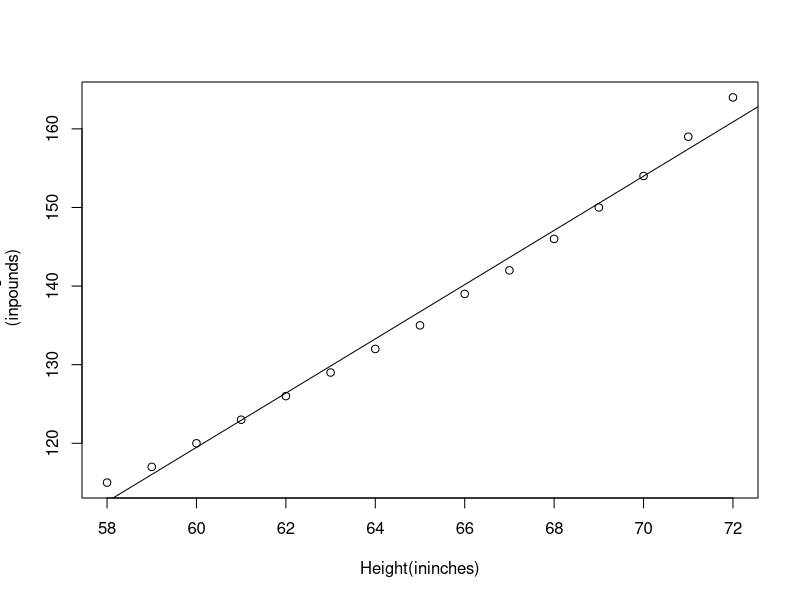
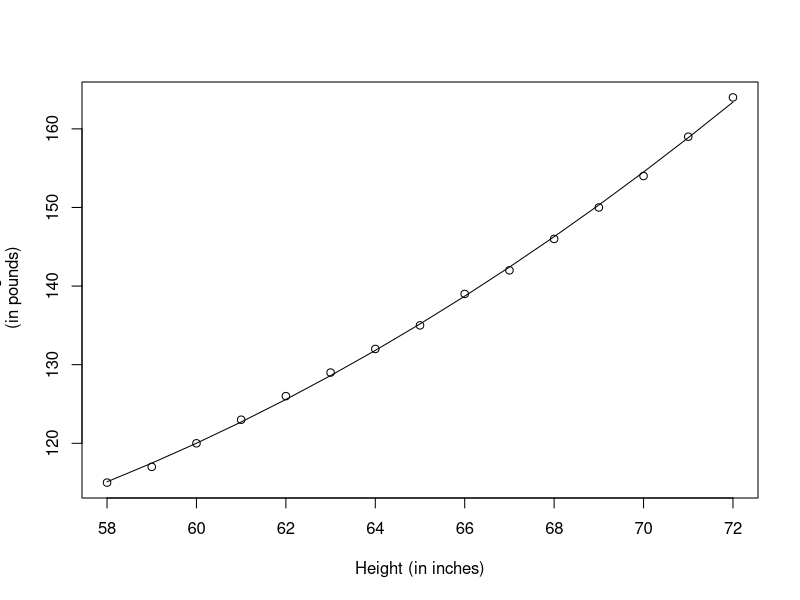
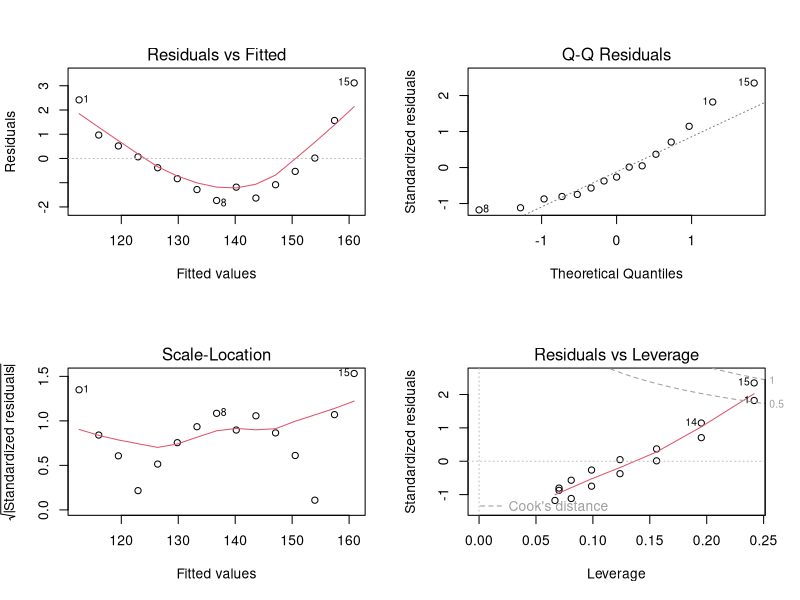
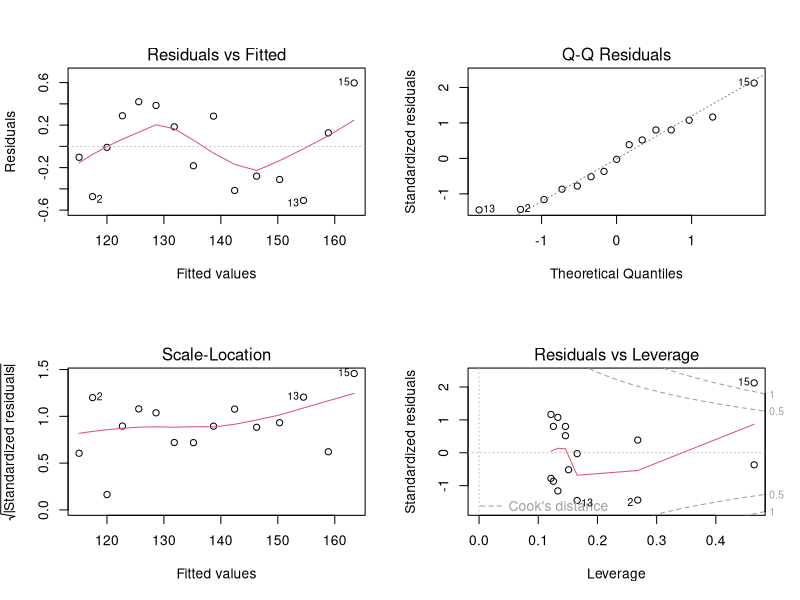
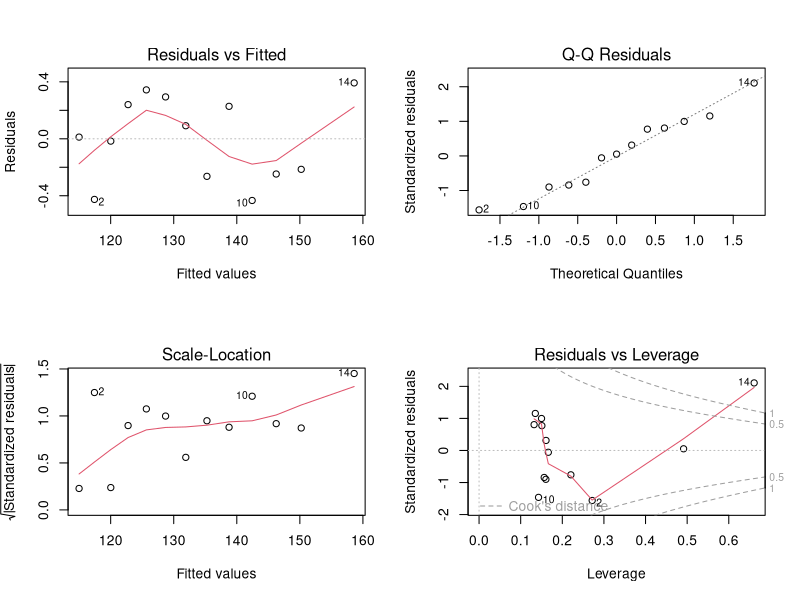
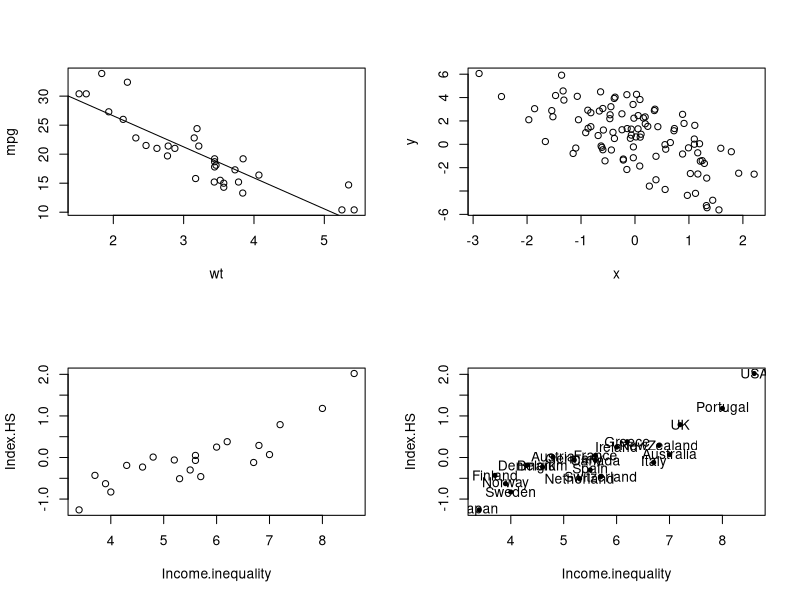
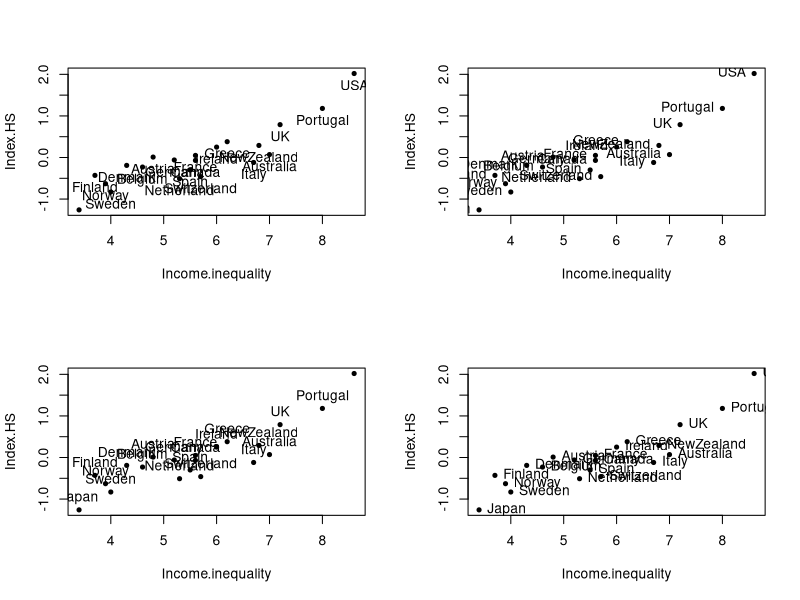
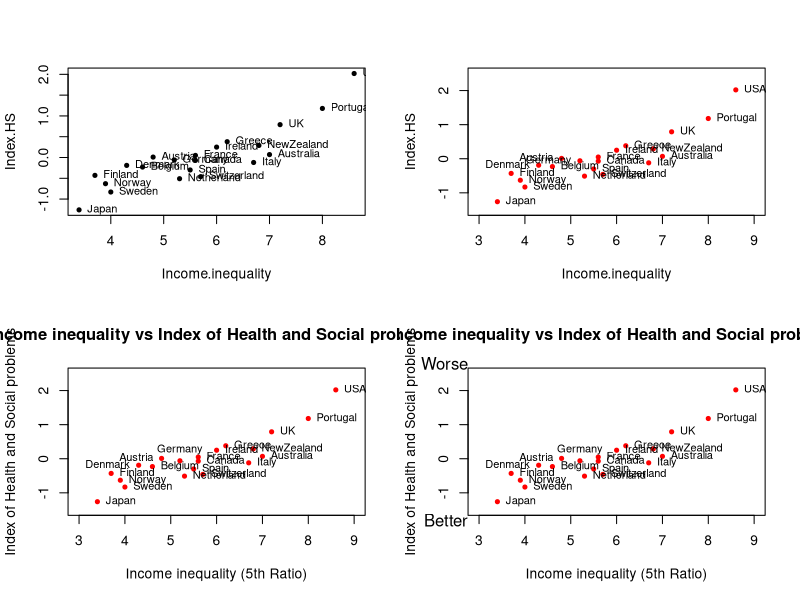

Reproduce these figures in R, in order.
## ---- chunk 1
 data("women")
 fit<-lm(weight~height, data=women)
 summary(fit)
## ---- chunk 2
women$weight
## ---- chunk 3
fitted(fit)
## ---- chunk 4
residuals(fit)
## ---- chunk 5
plot(women$height,women$weight,xlab="Height(ininches)",ylab="Weight
 (inpounds)")
 abline(fit)

## ---- chunk 6
 fit2<- lm(weight~height+I(height^2), data=women)
 summary(fit2)
## ---- chunk 7
plot(women$height,women$weight,xlab="Height (in inches)",ylab="Weight
 (in pounds)")
 lines(women$height,fitted(fit2))
## ---- chunk 8
fit<- lm(weight~height,data=women)
 par(mfrow=c(2,2))
 plot(fit)

## ---- chunk 9
fit2<- lm(weight~height+I(height^2), data=women)
 par(mfrow=c(2,2))
 plot(fit2)

## ---- chunk 10
newfit<-lm(weight~height+I(height^2),data=women[-c(13,15),])
 par(mfrow=c(2,2))
 plot(newfit)

## ---- chunk 11
plot(mpg~wt,data=mtcars)
 model<- lm(mpg~wt, data=mtcars)
 #plot(model)
 abline(model)

## ---- chunk 12
summary(model)
## ---- chunk 13
predict(model,newdata=data.frame(wt=6))
## ---- chunk 14
 x <- rnorm(10)
 pnorm(2)
## ---- chunk 15
x <- rnorm(10, 20, 2)
#  Setting the random number seed
 set.seed(1)
 rnorm(5)

## ---- chunk 16
 rnorm(5)
## ---- chunk 17
 set.seed(1)

## ---- chunk 18
## Always set your seed!
 set.seed(20)

 ## Simulate predictor variable
 x <- rnorm(100)
 
 ## Simulate the error term
 e <- rnorm(100, 0, 2)
 
 ## Compute the outcome via the model
 y <- 0.5 - 2 * x + e
 
 plot(x, y)
## ---- chunk 19
 set.seed(1)
 sample(1:10, 4)
## ---- chunk 20
sample(1:10,4)
## ---- chunk 21
##Doesn'thavetobenumbers
 sample(letters,5)
## ---- chunk 22
 ##Doarandompermutation
 sample(1:10)
## ---- chunk 23
 sample(1:10)
## ---- chunk 24
##Samplew/replacement
 sample(1:10,replace=TRUE)
## ---- chunk 25
country<-c("Australia","Austria","Belgium","Canada",
 "Denmark","Finland","France","Germany",
 "Greece","Ireland","Italy","Japan","Netherland",
 "NewZealand","Norway","Portugal","Spain","Sweden",
 "Switzerland","UK","USA")
## ---- chunk 26
 Income.inequality<-c(7.0,4.8,4.6,5.6,4.3,3.7,5.6,5.2,6.2,6.0,6.7,3.4,5.3,6.8,3.9,8.0,5.5,4.0,5.7,7.2,8.6)

 Index.HS<-c(0.07,0.01,-0.23,-0.07,-0.19,-0.43,0.05,-0.06,0.38,0.25,-0.12,-1.26,-0.51,0.29,-0.63
 ,1.18,-0.30,-0.83,-0.46,0.79,2.02)
 
 GDP_WB<-c(45926,47682,43435,45066,45537,30676,39328,46401,26851,49393,35463,36319,48253,37679,65615,28760,33629,45297,59540,40233,54630)
 
 data.21<-data.frame(country,Income.inequality,Index.HS,GDP_WB)
 plot(data.21[c("Income.inequality","Index.HS")])

## ---- chunk 27
Index_inequality.df<-data.21[c("Income.inequality","Index.HS")]
 str(Index_inequality.df)
## ---- chunk 28
 (country<-data.21[,"country"])
## ---- chunk 29
 (country.2<-data.21["country"])
## ---- chunk 30
 str(country)
## ---- chunk 31
 str(country.2)
## ---- chunk 32
plot(Index_inequality.df,pch=20)
 text(Index_inequality.df,labels=country)

## ---- chunk 33
plot(Index_inequality.df,pch=20)
 text(Index_inequality.df,labels=country,pos=1)

## ---- chunk 34
plot(Index_inequality.df,pch=20)
 text(Index_inequality.df,labels=country,pos=2)
## ---- chunk 35
 plot(Index_inequality.df,pch=20)
 text(Index_inequality.df,labels=country,pos=3)

## ---- chunk 36
plot(Index_inequality.df,pch=20)
 text(Index_inequality.df,labels=country,pos=4)

## ---- chunk 37
plot(Index_inequality.df,pch=20)
 text(Index_inequality.df,labels=country,pos=4,cex=0.8)
## ---- chunk 38
 which(country %in% c("Austria","Denmark","Germany","Netherland"))
## ---- chunk 39
text.left<-which(country %in% c("Austria","Denmark","Germany","Netherla
 nd"))
text.left
## ---- chunk 40
 text.right<-setdiff(1:nrow(data.21),text.left)
 text.right
## ---- chunk 41
pos.text<-ifelse(1:nrow(data.21)%in% text.left,2,4)
 plot(Index_inequality.df,pch=20,col="red",xlim=c(3,9),ylim=c(-1.5,2.5))
 text(Index_inequality.df,labels=country,pos=pos.text,cex=0.8)

## ---- chunk 42
which(country %in% "Germany")
## ---- chunk 43
 text.up<-which(country %in% "Germany")
 text.up
## ---- chunk 44
text.left<-setdiff(1:nrow(data.21),c(text.right,text.up))
 text.left
## ---- chunk 45
pos.text <- ifelse(1:nrow (data.21) %in% text.up, 3,
                   ifelse(1:nrow (data.21) %in% text.left, 2, 4))

plot(Index_inequality.df, pch=20, col="red",
     xlim=c(3,9), ylim=c(-1.5,2.5), ann=FALSE)

text(Index_inequality.df, labels = country, pos=pos.text, cex=0.8)

main.title <- "Income inequality vs Index of Health and Social problems"
x.lab <- "Income inequality (5th Ratio)"
y.lab <- "Index of Health and Social problems"

title(main=main.title, xlab=x.lab, ylab=y.lab)

## ---- chunk 46
plot(Index_inequality.df,pch=20,col="red",xlim=c(3,9),ylim=c(-1.5,2.5),
 ann=FALSE)
 text(Index_inequality.df,labels = country,pos=pos.text,cex=0.8)
 main.title<-"Income inequality vs Index of Health and Social problems"
 x.lab<-"Income inequality (5th Ratio)"
 y.lab<-"Index of Health and Social problems"
 title(main=main.title,xlab=x.lab,ylab=y.lab)
 mtext(c("Better","Worse"),side=2,at=c(-1.8,2.8),las=1)

## ---- chunk 47
plot(Index_inequality.df,pch=20,col="red",xlim=c(3,9),ylim=c(-1.5,2.5),
 ann=FALSE)
 text(Index_inequality.df,labels = country,pos=pos.text,cex=0.8)
 main.title<-"Income inequality vs Index of Health and Social problems"
 x.lab<-"Income inequality (5th Ratio)"
 y.lab<-"Index of Health and Social problems"
 title(main=main.title,xlab=x.lab,ylab=y.lab)
 mtext(c("Better","Worse"),side=2,at=c(-1.8,2.8),las=1)
 text(x=5,y=1.5,labels=paste("r=",round(cor(Index_inequality.df[1],Index_inequality.df[2]),digits=2)))

## ---- chunk 48
plot(Index_inequality.df,pch=20,col="red",xlim=c(3,9),ylim=c(-1.5,2.5),
 ann=FALSE)
 text(Index_inequality.df,labels = country,pos=pos.text,cex=0.8)
 main.title<-"Income inequality vs Index of Health and Social problems"
 x.lab<-"Income inequality (5th Ratio)"
 y.lab<-"Index of Health and Social problems"
 title(main=main.title,xlab=x.lab,ylab=y.lab)
 mtext(c("Better","Worse"),side=2,at=c(-1.8,2.8),las=1)
 text(x=5,y=1.5,labels=paste("r=",round(cor(Index_inequality.df[1],Index_inequality.df[2]),digits=2)))
 lm.ineq<-lm(Index.HS~Income.inequality,data=Index_inequality.df)
 abline(lm.ineq$coef,col="blue")

## ---- chunk 49
rm(list=ls(all=TRUE))
## ---- chunk 50
 n <-30 ## number of observations
 M <- 1 ## number of pathways
 p<-5
 z <- matrix(runif(n * p, 0, 1), nrow=n, ncol=p)
 x <- 3*cos(z[, 1]) + 2*rnorm(n)
 x<-as.matrix(x)
 beta.true <- rep(1,ncol(x))
 
 ## pathway-response function
 hfun1 <- function(zvec) (10*cos(zvec[1])- 15*(zvec[2])^2+10*exp(-zvec
 [3])*zvec[4]-8*sin(zvec[5])*cos(zvec[3])+20*(zvec[1]*zvec[5]))
 h1 <- apply(z, 1, hfun1) ## only depends on z1,z2,z3,z4,z5
 eps <- rnorm(n)
 y <-x * beta.true + h1+ eps
